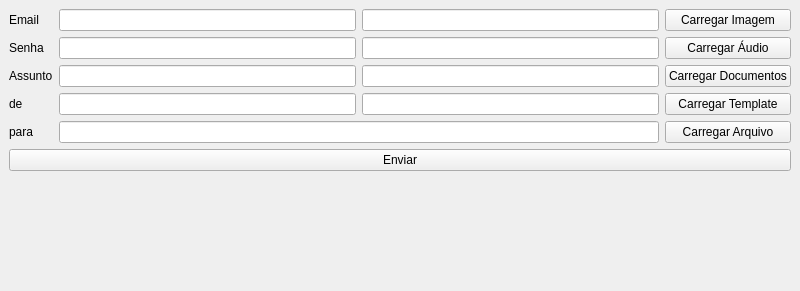
<?xml version="1.0" encoding="UTF-8"?>
<ui version="4.0">
 <class>MainWindow</class>
 <widget class="QMainWindow" name="MainWindow">
  <property name="geometry">
   <rect>
    <x>0</x>
    <y>0</y>
    <width>800</width>
    <height>291</height>
   </rect>
  </property>
  <property name="windowTitle">
   <string>Envia Email</string>
  </property>
  <property name="windowIcon">
   <iconset>
    <normaloff>../icone.ico</normaloff>../icone.ico</iconset>
  </property>
  <widget class="QWidget" name="centralwidget">
   <layout class="QGridLayout" name="gridLayout">
    <item row="1" column="2">
     <widget class="QLineEdit" name="inputAudio"/>
    </item>
    <item row="2" column="0">
     <widget class="QLabel" name="label_5">
      <property name="text">
       <string>Assunto</string>
      </property>
     </widget>
    </item>
    <item row="2" column="1">
     <widget class="QLineEdit" name="inputAssunto"/>
    </item>
    <item row="2" column="2">
     <widget class="QLineEdit" name="inputDocumentos"/>
    </item>
    <item row="1" column="0">
     <widget class="QLabel" name="label_2">
      <property name="text">
       <string>Senha</string>
      </property>
     </widget>
    </item>
    <item row="8" column="0" colspan="4">
     <widget class="QPushButton" name="btnEnviar">
      <property name="text">
       <string>Enviar</string>
      </property>
     </widget>
    </item>
    <item row="1" column="3">
     <widget class="QPushButton" name="btnAudio">
      <property name="text">
       <string>Carregar Áudio</string>
      </property>
     </widget>
    </item>
    <item row="3" column="1">
     <widget class="QLineEdit" name="inputDe"/>
    </item>
    <item row="0" column="1">
     <widget class="QLineEdit" name="inputEmail">
      <property name="inputMethodHints">
       <set>Qt::ImhEmailCharactersOnly</set>
      </property>
     </widget>
    </item>
    <item row="3" column="3">
     <widget class="QPushButton" name="btnTemplate">
      <property name="text">
       <string>Carregar Template</string>
      </property>
     </widget>
    </item>
    <item row="0" column="3">
     <widget class="QPushButton" name="btnImagem">
      <property name="text">
       <string>Carregar Imagem</string>
      </property>
     </widget>
    </item>
    <item row="4" column="3">
     <widget class="QPushButton" name="btnPara">
      <property name="text">
       <string>Carregar Arquivo</string>
      </property>
     </widget>
    </item>
    <item row="3" column="0">
     <widget class="QLabel" name="label_3">
      <property name="text">
       <string>de</string>
      </property>
     </widget>
    </item>
    <item row="1" column="1">
     <widget class="QLineEdit" name="inputSenha">
      <property name="inputMethodHints">
       <set>Qt::ImhHiddenText|Qt::ImhNoAutoUppercase|Qt::ImhNoPredictiveText|Qt::ImhSensitiveData</set>
      </property>
      <property name="inputMask">
       <string/>
      </property>
      <property name="echoMode">
       <enum>QLineEdit::Password</enum>
      </property>
     </widget>
    </item>
    <item row="3" column="2">
     <widget class="QLineEdit" name="inputTemplate"/>
    </item>
    <item row="0" column="2">
     <widget class="QLineEdit" name="inputImagem"/>
    </item>
    <item row="0" column="0">
     <widget class="QLabel" name="label">
      <property name="text">
       <string>Email</string>
      </property>
     </widget>
    </item>
    <item row="4" column="0">
     <widget class="QLabel" name="label_4">
      <property name="text">
       <string>para</string>
      </property>
     </widget>
    </item>
    <item row="2" column="3">
     <widget class="QPushButton" name="btnDocumentos">
      <property name="text">
       <string>Carregar Documentos</string>
      </property>
     </widget>
    </item>
    <item row="4" column="1" colspan="2">
     <widget class="QLineEdit" name="inputPara"/>
    </item>
    <item row="9" column="0" colspan="4">
     <widget class="QLabel" name="resposta">
      <property name="text">
       <string/>
      </property>
      <property name="alignment">
       <set>Qt::AlignCenter</set>
      </property>
     </widget>
    </item>
   </layout>
  </widget>
 </widget>
 <resources/>
 <connections/>
</ui>
